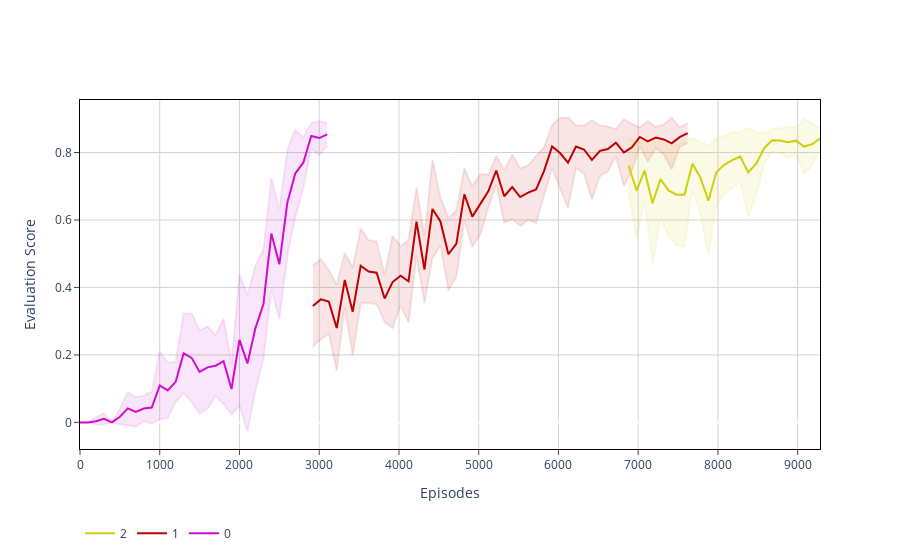
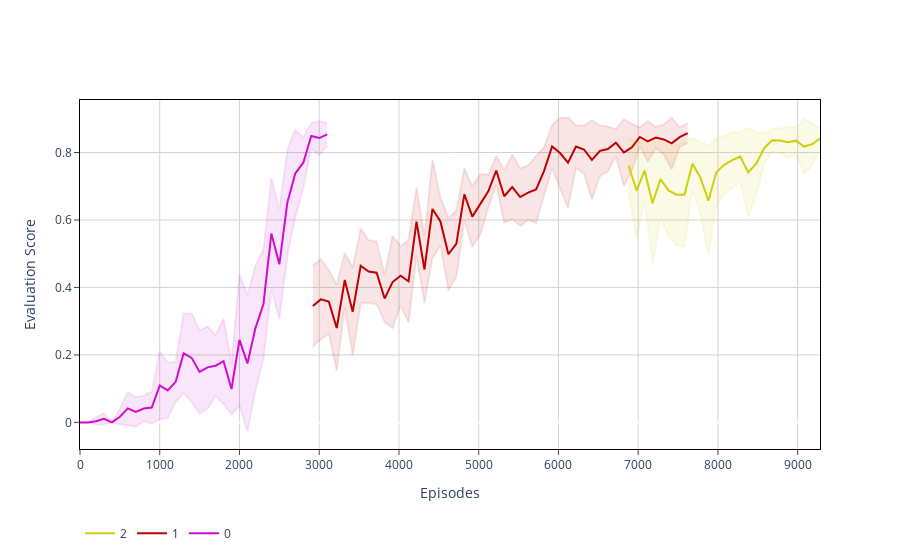

Notebook code cell kept with these figures, in order:
### Markdown cell above
### Plot agent evaluation vs episodes time domain

### Code cell
visualizations.plot_trajectories(stats_all_0_6, time_domain='episodes',
                                 show=True, show_std=True)
